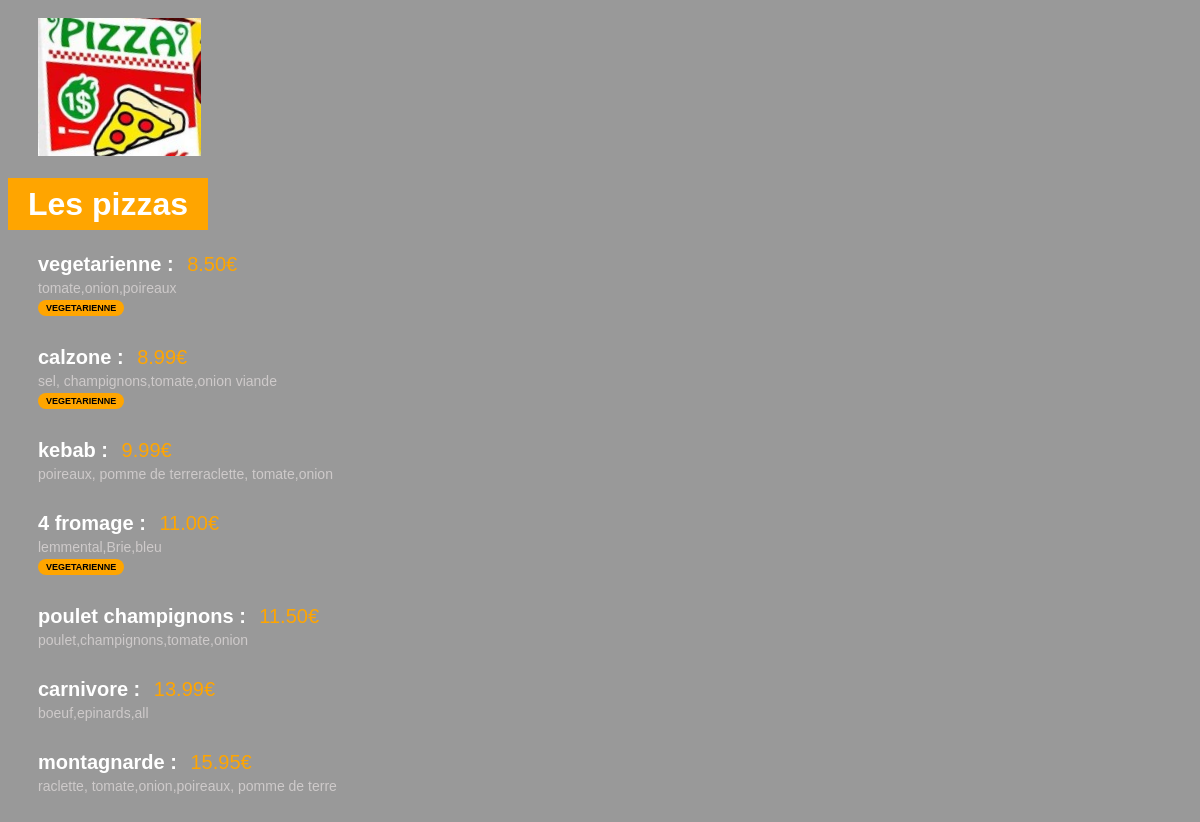
The app's page /menu/ with its own data.
### menu/models.py (models this page shows, shortened)
class Pizza(models.Model):
    nom = models.CharField(max_length = 200)
    ingredients = models.CharField(max_length = 400)
    prix = models.FloatField(default = 0)
    vegetarienne = models.BooleanField(default = False)

### menu/views.py (the view)
# urls.py: path('', views.index,name='index'),
def index(request):
    pizzas = Pizza.objects.all().order_by('prix')
    return render(request,'menu/index.html',{'pizzas':pizzas} )

### menu/templates/menu/index.html (shortened to what this page needs)
{% load static %}
<html lang="fr">
<head>
    <link rel="stylesheet" href="{%static 'menu/style.css' %}">
</head>
<body>
    <a href="{% url 'main:index' %}"><img id="logo_pizza" src="{% static 'menu/images/lego_pizza1.png'%}" alt="">
</a>
    <div class="menu_title">
        <h1>Les pizzas</h1>
    </div>
    <div class="menu_liste">
        {% for pizza in pizzas %}
        <div class="menu_list_item">
            <span class="menu_list_title">{{pizza.nom}} : </span>
            <span class="menu_list_prix">{{pizza.prix | floatformat:2}}€</span>
            <span class="menu_list_ingredients">{{pizza.ingredients}}</span>
            {% if pizza.vegetarienne %}
            <span class="menu_list_badge">VEGETARIENNE</span>
            {% endif %}
        </div>
        {% endfor %}
    </div>
</body>
</html>

### menu/static/menu/style.css (style rules this page uses)
body { background: linear-gradient(0deg, rgba(0, 0, 0, 0.4), rgba(0, 0, 0, 0.4)), url('images/pizza.jpg') no-repeat center center fixed; -webkit-background-size: cover; -moz-background-size: cover; -o-background-size: cover; background-size: cover; color: white; font-family: Arial, Helvetica, sans-serif; background-attachment: scroll; }
#logo_pizza { margin-top: 10px; margin-left: 30px; }
h1 { background-color: orange; display: inline; padding: 8px 20px; }
.menu_title { margin-top: 30px; margin-bottom: 30px; }
.menu_liste { margin-left: 30px; }
.menu_list_item { margin: 30px 0; }
.menu_list_title { font-weight: bold; font-size: 20px; }
.menu_list_prix { color: orange; font-size: 20px; margin-left: 8px; }
.menu_list_ingredients { color: rgb(206, 202, 202); font-size: 14px; margin-top: 4px; display: block; }
.menu_list_badge { background-color: orange; color: black; font-size: 9px; padding: 3px 8px; margin-top: 4px; display: inline-block; border-radius: 8px; font-weight: bold; }

### records on screen
Pizza: nom "vegetarienne", prix "8.50", ingredients "tomate,onion,poireaux", vegetarienne "VEGETARIENNE"
Pizza: nom "calzone", prix "8.99", ingredients "sel, champignons,tomate,onion viande", vegetarienne "VEGETARIENNE"
Pizza: nom "kebab", prix "9.99", ingredients "poireaux, pomme de terreraclette, tomate,onion"
Pizza: nom "4 fromage", prix "11.00", ingredients "lemmental,Brie,bleu", vegetarienne "VEGETARIENNE"
Pizza: nom "poulet champignons", prix "11.50", ingredients "poulet,champignons,tomate,onion"
Pizza: nom "carnivore", prix "13.99", ingredients "boeuf,epinards,all"
Pizza: nom "montagnarde", prix "15.95", ingredients "raclette, tomate,onion,poireaux, pomme de terre"
